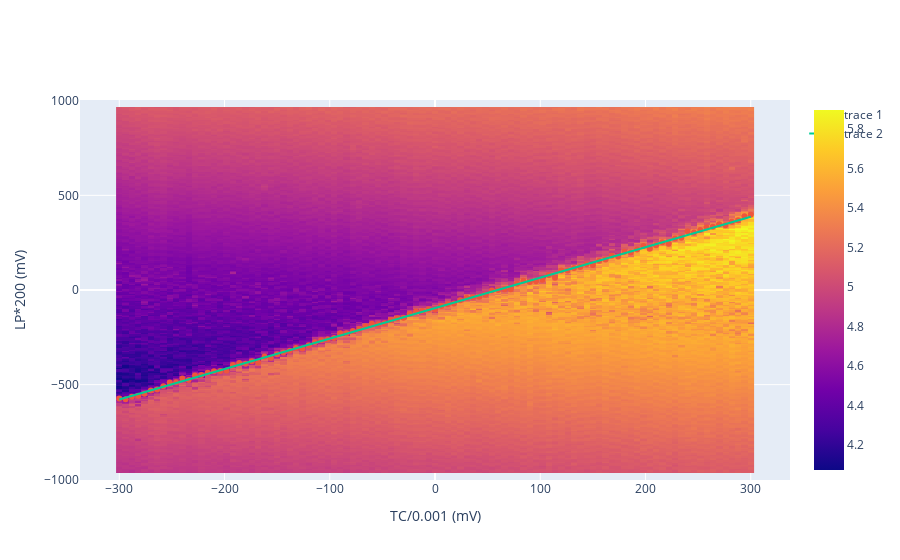

Write notebook code for a chart like this one.
### Code cell
fig = go.Figure()
fig.add_trace(go.Heatmap(x=x, y=y, z=data))
fig.update_layout(yaxis_title=dat.Logs.x_label,
                  xaxis_title=dat.Logs.y_label)
fig.add_trace(go.Scatter(mode='markers', x=x, y=mids))
fig.add_trace(go.Scatter(mode='lines', x=x, y=fit.eval(x=x)))

fig
